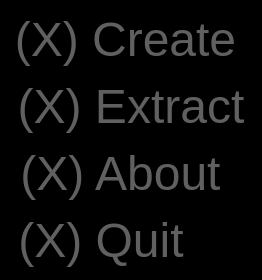
<?xml version="1.0" encoding="UTF-8"?>
<ui version="4.0">
 <class>QtSecretMessageMenuDialog</class>
 <widget class="QDialog" name="QtSecretMessageMenuDialog">
  <property name="geometry">
   <rect>
    <x>0</x>
    <y>0</y>
    <width>262</width>
    <height>280</height>
   </rect>
  </property>
  <property name="font">
   <font>
    <pointsize>36</pointsize>
   </font>
  </property>
  <property name="windowTitle">
   <string>SecretMessage</string>
  </property>
  <property name="windowIcon">
   <iconset>
    <normaloff>:/images/R.png</normaloff>:/images/R.png</iconset>
  </property>
  <property name="styleSheet">
   <string notr="true">QDialog { background-color: rgb(0, 0, 0);  }
QPushButton { color: rgb(96,96,96); }
QPushButton { font: &quot;Courier New&quot; , &quot;Courier&quot;, monospace }
QPushButton { background-color: rgb(0, 0, 0);  }
QPushButton { font-size: 48px; }
QLabel { color: rgb(255,255,255); }
QLabel { font: &quot;Courier New&quot; , &quot;Courier&quot;, monospace }
</string>
  </property>
  <widget class="QPushButton" name="button_create">
   <property name="geometry">
    <rect>
     <x>9</x>
     <y>9</y>
     <width>233</width>
     <height>61</height>
    </rect>
   </property>
   <property name="sizePolicy">
    <sizepolicy hsizetype="Minimum" vsizetype="Minimum">
     <horstretch>0</horstretch>
     <verstretch>0</verstretch>
    </sizepolicy>
   </property>
   <property name="text">
    <string>(X) Create</string>
   </property>
   <property name="default">
    <bool>true</bool>
   </property>
   <property name="flat">
    <bool>true</bool>
   </property>
  </widget>
  <widget class="QPushButton" name="button_about">
   <property name="geometry">
    <rect>
     <x>9</x>
     <y>143</y>
     <width>223</width>
     <height>61</height>
    </rect>
   </property>
   <property name="sizePolicy">
    <sizepolicy hsizetype="Minimum" vsizetype="Minimum">
     <horstretch>0</horstretch>
     <verstretch>0</verstretch>
    </sizepolicy>
   </property>
   <property name="text">
    <string>(X) About</string>
   </property>
   <property name="flat">
    <bool>true</bool>
   </property>
  </widget>
  <widget class="QPushButton" name="button_quit">
   <property name="geometry">
    <rect>
     <x>9</x>
     <y>210</y>
     <width>184</width>
     <height>61</height>
    </rect>
   </property>
   <property name="sizePolicy">
    <sizepolicy hsizetype="Minimum" vsizetype="Minimum">
     <horstretch>0</horstretch>
     <verstretch>0</verstretch>
    </sizepolicy>
   </property>
   <property name="text">
    <string>(X) Quit</string>
   </property>
   <property name="flat">
    <bool>true</bool>
   </property>
  </widget>
  <widget class="QPushButton" name="button_extract">
   <property name="geometry">
    <rect>
     <x>9</x>
     <y>76</y>
     <width>244</width>
     <height>61</height>
    </rect>
   </property>
   <property name="sizePolicy">
    <sizepolicy hsizetype="Minimum" vsizetype="Minimum">
     <horstretch>0</horstretch>
     <verstretch>0</verstretch>
    </sizepolicy>
   </property>
   <property name="text">
    <string>(X) Extract</string>
   </property>
   <property name="flat">
    <bool>true</bool>
   </property>
  </widget>
 </widget>
 <tabstops>
  <tabstop>button_create</tabstop>
  <tabstop>button_extract</tabstop>
  <tabstop>button_about</tabstop>
  <tabstop>button_quit</tabstop>
 </tabstops>
 <resources/>
 <connections/>
</ui>
